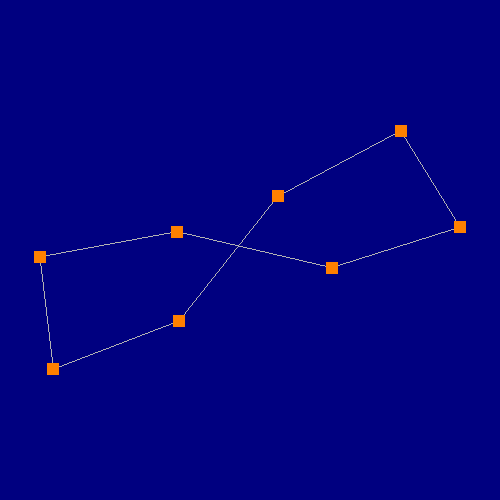

The script that drew this image:
#!/usr/bin/env python
# Demonstrate icon glyphs on graph vertices using explicit pipeline with vtkGraphLayout.

import os

import vtkmodules.vtkInteractionStyle  # noqa: F401
import vtkmodules.vtkRenderingFreeType  # noqa: F401
import vtkmodules.vtkRenderingOpenGL2  # noqa: F401

from vtkmodules.vtkCommonCore import vtkDoubleArray, vtkIntArray, vtkPoints
from vtkmodules.vtkCommonDataModel import vtkMutableUndirectedGraph
from vtkmodules.vtkFiltersGeneral import vtkVertexGlyphFilter
from vtkmodules.vtkFiltersSources import vtkGraphToPolyData
from vtkmodules.vtkInfovisLayout import vtkGraphLayout, vtkSimple2DLayoutStrategy
from vtkmodules.vtkIOImage import vtkPNGReader
from vtkmodules.vtkRenderingCore import (
    vtkActor,
    vtkPolyDataMapper,
    vtkRenderWindow,
    vtkRenderWindowInteractor,
    vtkRenderer,
    vtkTexture,
)

data_dir = os.environ.get("VPE_DATA_DIR", os.path.dirname(os.path.abspath(__file__)))

# Colors (normalized RGB).
navy_rgb = (0.0, 0.0, 0.502)

# Read icon sheet.
image_reader = vtkPNGReader()
image_reader.SetFileName(os.path.join(data_dir, "TangoIcons.png"))
image_reader.Update()

# Build graph with explicit point positions.
graph = vtkMutableUndirectedGraph()
point_data = vtkDoubleArray()
point_data.SetNumberOfComponents(3)
points = vtkPoints()
points.SetData(point_data)
graph.SetPoints(points)

icon_index = vtkIntArray()
icon_index.SetName("IconIndex")
icon_index.SetNumberOfComponents(1)
graph.GetVertexData().SetScalars(icon_index)

positions = [
    (0.0, 0.0, 0.0), (2.0, 0.0, 0.0), (3.0, 0.0, 0.0), (2.0, 2.5, 0.0),
    (0.0, -2.0, 0.0), (2.0, -1.5, 0.0), (-1.0, 2.0, 0.0), (3.0, 0.0, 0.0),
]
for pos in positions:
    graph.AddVertex()
    points.InsertNextPoint(pos)

edges = [(0, 1), (1, 2), (2, 3), (3, 4), (4, 5), (5, 6), (6, 7), (7, 0)]
for src, dst in edges:
    graph.AddEdge(src, dst)

icon_values = [1, 4, 26, 17, 0, 5, 1, 29]
for val in icon_values:
    icon_index.InsertNextTuple1(val)

# Layout with Simple2D strategy.
graph_layout = vtkGraphLayout()
graph_layout.SetInputData(graph)
simple_2d_layout_strategy = vtkSimple2DLayoutStrategy()
graph_layout.SetLayoutStrategy(simple_2d_layout_strategy)

# Convert graph to polydata.
graph_to_polydata = vtkGraphToPolyData()
graph_to_polydata.SetInputConnection(graph_layout.GetOutputPort())
graph_to_polydata.Update()

# Edge mapper and actor.
edge_mapper = vtkPolyDataMapper()
edge_mapper.SetInputConnection(graph_to_polydata.GetOutputPort())
edge_mapper.ScalarVisibilityOff()
edge_actor = vtkActor()
edge_actor.SetMapper(edge_mapper)
edge_actor.GetProperty().SetColor(0.7, 0.7, 0.7)

# Vertex glyphs with icon texture.
vertex_glyph_filter = vtkVertexGlyphFilter()
vertex_glyph_filter.SetInputConnection(graph_to_polydata.GetOutputPort())

texture = vtkTexture()
texture.SetInputConnection(image_reader.GetOutputPort())

vertex_mapper = vtkPolyDataMapper()
vertex_mapper.SetInputConnection(vertex_glyph_filter.GetOutputPort())
vertex_mapper.ScalarVisibilityOff()
vertex_actor = vtkActor()
vertex_actor.SetMapper(vertex_mapper)
vertex_actor.SetTexture(texture)
vertex_actor.GetProperty().SetColor(1.0, 0.5, 0.0)
vertex_actor.GetProperty().SetPointSize(12)

# Renderer.
renderer = vtkRenderer()
renderer.AddActor(edge_actor)
renderer.AddActor(vertex_actor)
renderer.SetBackground(navy_rgb)
renderer.ResetCamera()

# Render window.
render_window = vtkRenderWindow()
render_window.AddRenderer(renderer)
render_window.SetWindowName("icon glyph filter")
render_window.SetMultiSamples(0)
render_window.SetSize(500, 500)

# Interactor.
interactor = vtkRenderWindowInteractor()
interactor.SetRenderWindow(render_window)

interactor.Initialize()
interactor.Start()
